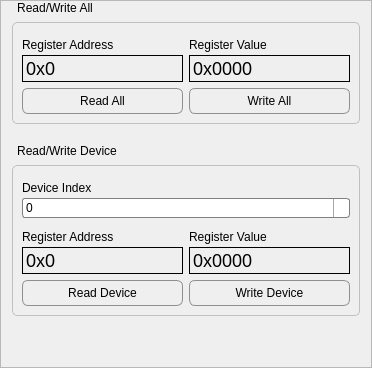
           <widget class="QFrame" name="frame_2">
            <property name="frameShape">
             <enum>QFrame::StyledPanel</enum>
            </property>
            <property name="frameShadow">
             <enum>QFrame::Raised</enum>
            </property>
            <layout class="QVBoxLayout" name="verticalLayout_25" stretch="0,1,0">
             <property name="spacing">
              <number>20</number>
             </property>
             <property name="topMargin">
              <number>0</number>
             </property>
             <item>
              <widget class="QGroupBox" name="groupBox_15">
               <property name="maximumSize">
                <size>
                 <width>16777215</width>
                 <height>160</height>
                </size>
               </property>
               <property name="styleSheet">
                <string notr="true">QGroupBox {
	font: 75 11pt &quot;Arial&quot;;
  border: 1px solid #C0C0C0; /* 边框颜色与宽度 */
  border-radius: 5px; /* 边框圆角 */
  margin-top: 21px; /* 确保有足够的空间显示标题 */
}

QGroupBox::title {
  subcontrol-origin: margin; /* 标题定位基于边界之外 */
  subcontrol-position: top left; /* 标题位置 */
  padding: 0 3px; /* 标题内边距 */
  color: #000; /* 标题文本颜色 */
  /* 使用负边距将标题上移，使其位于边框外部 */
  margin-top: 0px;
}</string>
               </property>
               <property name="title">
                <string>Read/Write All</string>
               </property>
               <layout class="QVBoxLayout" name="verticalLayout_26">
                <item>
                 <layout class="QHBoxLayout" name="horizontalLayout_52">
                  <item>
                   <layout class="QVBoxLayout" name="verticalLayout_27">
                    <property name="spacing">
                     <number>3</number>
                    </property>
                    <item>
                     <widget class="QLabel" name="label_15">
                      <property name="sizePolicy">
                       <sizepolicy hsizetype="Preferred" vsizetype="Minimum">
                        <horstretch>0</horstretch>
                        <verstretch>0</verstretch>
                       </sizepolicy>
                      </property>
                      <property name="minimumSize">
                       <size>
                        <width>0</width>
                        <height>20</height>
                       </size>
                      </property>
                      <property name="maximumSize">
                       <size>
                        <width>16777215</width>
                        <height>23</height>
                       </size>
                      </property>
                      <property name="styleSheet">
                       <string notr="true">font: 75 11pt &quot;Arial&quot;;</string>
                      </property>
                      <property name="text">
                       <string>Register Address</string>
                      </property>
                      <property name="alignment">
                       <set>Qt::AlignBottom|Qt::AlignLeading|Qt::AlignLeft</set>
                      </property>
                     </widget>
                    </item>
                    <item>
                     <widget class="QLineEdit" name="lineEdit_48">
                      <property name="font">
                       <font>
                        <family>Arial</family>
                        <pointsize>-1</pointsize>
                        <weight>9</weight>
                        <italic>false</italic>
                        <bold>false</bold>
                       </font>
                      </property>
                      <property name="styleSheet">
                       <string notr="true">QLineEdit {
  border: 1px solid #000000; /* 设置黑色边框 */
  border-radius: 0px; /* 边框无圆角 */
  padding: 1px; /* 设置较大的内边距 */
  font-size: 18px; /* 字体大小 */
  background: transparent; /* 背景透明 */
}</string>
                      </property>
                      <property name="text">
                       <string>0x0</string>
                      </property>
                      <property name="frame">
                       <bool>false</bool>
                      </property>
                      <property name="alignment">
                       <set>Qt::AlignLeading|Qt::AlignLeft|Qt::AlignVCenter</set>
                      </property>
                     </widget>
                    </item>
                   </layout>
                  </item>
                  <item>
                   <layout class="QVBoxLayout" name="verticalLayout_28">
                    <property name="spacing">
                     <number>3</number>
                    </property>
                    <item>
                     <widget class="QLabel" name="label_16">
                      <property name="sizePolicy">
                       <sizepolicy hsizetype="Preferred" vsizetype="Minimum">
                        <horstretch>0</horstretch>
                        <verstretch>0</verstretch>
                       </sizepolicy>
                      </property>
                      <property name="minimumSize">
                       <size>
                        <width>0</width>
                        <height>20</height>
                       </size>
                      </property>
                      <property name="maximumSize">
                       <size>
                        <width>16777215</width>
                        <height>23</height>
                       </size>
                      </property>
                      <property name="styleSheet">
                       <string notr="true">font: 75 11pt &quot;Arial&quot;;</string>
                      </property>
                      <property name="text">
                       <string>Register Value</string>
                      </property>
                      <property name="alignment">
                       <set>Qt::AlignBottom|Qt::AlignLeading|Qt::AlignLeft</set>
                      </property>
                     </widget>
                    </item>
                    <item>
                     <widget class="QLineEdit" name="lineEdit_49">
                      <property name="font">
                       <font>
                        <family>Arial</family>
                        <pointsize>-1</pointsize>
                        <weight>9</weight>
                        <italic>false</italic>
                        <bold>false</bold>
                       </font>
                      </property>
                      <property name="styleSheet">
                       <string notr="true">QLineEdit {
  border: 1px solid #000000; /* 设置黑色边框 */
  border-radius: 0px; /* 边框无圆角 */
  padding: 1px; /* 设置较大的内边距 */
  font-size: 18px; /* 字体大小 */
  background: transparent; /* 背景透明 */
}</string>
                      </property>
                      <property name="text">
                       <string>0x0000</string>
                      </property>
                      <property name="frame">
                       <bool>false</bool>
                      </property>
                      <property name="alignment">
                       <set>Qt::AlignLeading|Qt::AlignLeft|Qt::AlignVCenter</set>
                      </property>
                     </widget>
                    </item>
                   </layout>
                  </item>
                 </layout>
                </item>
                <item>
                 <layout class="QHBoxLayout" name="horizontalLayout_53">
                  <item>
                   <widget class="QPushButton" name="pushButton_40">
                    <property name="styleSheet">
                     <string notr="true">QPushButton {
	font: 75 11pt &quot;Arial&quot;;
    border: 1px solid #8f8f91;
    border-radius: 6px;
    background-color: qlineargradient(x1:0, y1:0, x2:0, y2:1,
                                      stop:0 #f6f7fa, stop:1 #c4c5c8);
    min-width: 80px;
    padding: 5px;
}

QPushButton:pressed {
    background-color: qlineargradient(x1:0, y1:0, x2:0, y2:1,
                                      stop:0 #dadbde, stop:1 #f6f7fa);
}

QPushButton:hover {
    border: 1px solid #1c94c4; /* 更深的边框颜色，当鼠标悬停 */
    background-color: qlineargradient(x1:0, y1:0, x2:0, y2:1,
                                      stop:0 #ebeff9, stop:1 #cad4e6);
}

QPushButton:default {
    border-color: navy; /* 默认按钮有不同的边框颜色 */
}
</string>
                    </property>
                    <property name="text">
                     <string>Read All</string>
                    </property>
                   </widget>
                  </item>
                  <item>
                   <widget class="QPushButton" name="pushButton_41">
                    <property name="styleSheet">
                     <string notr="true">QPushButton {
	font: 75 11pt &quot;Arial&quot;;
    border: 1px solid #8f8f91;
    border-radius: 6px;
    background-color: qlineargradient(x1:0, y1:0, x2:0, y2:1,
                                      stop:0 #f6f7fa, stop:1 #c4c5c8);
    min-width: 80px;
    padding: 5px;
}

QPushButton:pressed {
    background-color: qlineargradient(x1:0, y1:0, x2:0, y2:1,
                                      stop:0 #dadbde, stop:1 #f6f7fa);
}

QPushButton:hover {
    border: 1px solid #1c94c4; /* 更深的边框颜色，当鼠标悬停 */
    background-color: qlineargradient(x1:0, y1:0, x2:0, y2:1,
                                      stop:0 #ebeff9, stop:1 #cad4e6);
}

QPushButton:default {
    border-color: navy; /* 默认按钮有不同的边框颜色 */
}
</string>
                    </property>
                    <property name="text">
                     <string>Write All</string>
                    </property>
                   </widget>
                  </item>
                 </layout>
                </item>
               </layout>
              </widget>
             </item>
             <item>
              <widget class="QGroupBox" name="groupBox_16">
               <property name="maximumSize">
                <size>
                 <width>16777215</width>
                 <height>200</height>
                </size>
               </property>
               <property name="styleSheet">
                <string notr="true">QGroupBox {
	font: 75 11pt &quot;Arial&quot;;
  border: 1px solid #C0C0C0; /* 边框颜色与宽度 */
  border-radius: 5px; /* 边框圆角 */
  margin-top: 21px; /* 确保有足够的空间显示标题 */
}

QGroupBox::title {
  subcontrol-origin: margin; /* 标题定位基于边界之外 */
  subcontrol-position: top left; /* 标题位置 */
  padding: 0 3px; /* 标题内边距 */
  color: #000; /* 标题文本颜色 */
  /* 使用负边距将标题上移，使其位于边框外部 */
  margin-top: 0px;
}</string>
               </property>
               <property name="title">
                <string>Read/Write Device</string>
               </property>
               <layout class="QVBoxLayout" name="verticalLayout_29">
                <item>
                 <layout class="QVBoxLayout" name="verticalLayout_30">
                  <property name="spacing">
                   <number>3</number>
                  </property>
                  <item>
                   <widget class="QLabel" name="label_17">
                    <property name="sizePolicy">
                     <sizepolicy hsizetype="Preferred" vsizetype="Minimum">
                      <horstretch>0</horstretch>
                      <verstretch>0</verstretch>
                     </sizepolicy>
                    </property>
                    <property name="minimumSize">
                     <size>
                      <width>0</width>
                      <height>20</height>
                     </size>
                    </property>
                    <property name="maximumSize">
                     <size>
                      <width>16777215</width>
                      <height>23</height>
                     </size>
                    </property>
                    <property name="styleSheet">
                     <string notr="true">font: 75 11pt &quot;Arial&quot;;</string>
                    </property>
                    <property name="text">
                     <string>Device Index</string>
                    </property>
                    <property name="alignment">
                     <set>Qt::AlignBottom|Qt::AlignLeading|Qt::AlignLeft</set>
                    </property>
                   </widget>
                  </item>
                  <item>
                   <widget class="QComboBox" name="comboBox_2">
                    <property name="styleSheet">
                     <string notr="true">QComboBox {
	font: 75 11pt &quot;Arial&quot;;
    border: 1px solid gray;
    border-radius: 3px;
    padding: 1px 18px 1px 3px;
    min-width: 6em;
}

QComboBox:editable {
    background: white;
}

QComboBox:!editable, QComboBox::drop-down:editable {
     background: qlineargradient(x1:0, y1:0, x2:0, y2:1,
                                 stop:0 #E1E1E1, stop:0.4 #DDDDDD,
                                 stop:0.5 #D8D8D8, stop:1.0 #D3D3D3);
}

/* QComboBox gets the &quot;on&quot; state when the popup is open */
QComboBox:!editable:on, QComboBox::drop-down:editable:on {
    background: qlineargradient(x1:0, y1:0, x2:0, y2:1,
                                stop:0 #D3D3D3, stop:0.4 #D8D8D8,
                                stop:0.5 #DDDDDD, stop:1.0 #E1E1E1);
}

QComboBox:on { /* shift the text when the popup opens */
    padding-top: 3px;
    padding-left: 4px;
}

QComboBox::drop-down {
    subcontrol-origin: padding;
    subcontrol-position: top right;
    width: 15px;

    border-left-width: 1px;
    border-left-color: darkgray;
    border-left-style: solid; /* just a single line */
    border-top-right-radius: 3px; /* same radius as the QComboBox */
    border-bottom-right-radius: 3px;
}

QComboBox::down-arrow {
    image: url(./icon/combo_down_arrow.png);
	width: 10px; /* 设置箭头宽度 */
    height: 10px; /* 设置箭头高度 */
    background-size: 10px 10px; /* 设置背景图像的尺寸 */
}

QComboBox::down-arrow:on { /* shift the arrow when popup is open */
    top: 1px;
    left: 1px;
}
</string>
                    </property>
                    <item>
                     <property name="text">
                      <string>0</string>
                     </property>
                    </item>
                    <item>
                     <property name="text">
                      <string>1</string>
                     </property>
                    </item>
                    <item>
                     <property name="text">
                      <string>2</string>
                     </property>
                    </item>
                    <item>
                     <property name="text">
                      <string>3</string>
                     </property>
                    </item>
                    <item>
                     <property name="text">
                      <string>4</string>
                     </property>
                    </item>
                    <item>
                     <property name="text">
                      <string>5</string>
                     </property>
                    </item>
                    <item>
                     <property name="text">
                      <string>6</string>
                     </property>
                    </item>
                    <item>
                     <property name="text">
                      <string>7</string>
                     </property>
                    </item>
                    <item>
                     <property name="text">
                      <string>8</string>
                     </property>
                    </item>
                    <item>
                     <property name="text">
                      <string>9</string>
                     </property>
                    </item>
                   </widget>
                  </item>
                 </layout>
                </item>
                <item>
                 <layout class="QHBoxLayout" name="horizontalLayout_54">
                  <item>
                   <layout class="QVBoxLayout" name="verticalLayout_31">
                    <property name="spacing">
                     <number>3</number>
                    </property>
                    <item>
                     <widget class="QLabel" name="label_18">
                      <property name="sizePolicy">
                       <sizepolicy hsizetype="Preferred" vsizetype="Minimum">
                        <horstretch>0</horstretch>
                        <verstretch>0</verstretch>
                       </sizepolicy>
                      </property>
                      <property name="minimumSize">
                       <size>
                        <width>0</width>
                        <height>20</height>
                       </size>
                      </property>
                      <property name="maximumSize">
                       <size>
                        <width>16777215</width>
                        <height>23</height>
                       </size>
                      </property>
                      <property name="styleSheet">
                       <string notr="true">font: 75 11pt &quot;Arial&quot;;</string>
                      </property>
                      <property name="text">
                       <string>Register Address</string>
                      </property>
                      <property name="alignment">
                       <set>Qt::AlignBottom|Qt::AlignLeading|Qt::AlignLeft</set>
                      </property>
                     </widget>
                    </item>
                    <item>
                     <widget class="QLineEdit" name="lineEdit_50">
                      <property name="font">
                       <font>
                        <family>Arial</family>
                        <pointsize>-1</pointsize>
                        <weight>9</weight>
                        <italic>false</italic>
                        <bold>false</bold>
                       </font>
                      </property>
                      <property name="styleSheet">
                       <string notr="true">QLineEdit {
  border: 1px solid #000000; /* 设置黑色边框 */
  border-radius: 0px; /* 边框无圆角 */
  padding: 1px; /* 设置较大的内边距 */
  font-size: 18px; /* 字体大小 */
  background: transparent; /* 背景透明 */
}</string>
                      </property>
                      <property name="text">
                       <string>0x0</string>
                      </property>
                      <property name="frame">
                       <bool>false</bool>
                      </property>
                      <property name="alignment">
                       <set>Qt::AlignLeading|Qt::AlignLeft|Qt::AlignVCenter</set>
                      </property>
                     </widget>
                    </item>
                   </layout>
                  </item>
                  <item>
                   <layout class="QVBoxLayout" name="verticalLayout_32">
                    <property name="spacing">
                     <number>3</number>
                    </property>
                    <item>
                     <widget class="QLabel" name="label_19">
                      <property name="sizePolicy">
                       <sizepolicy hsizetype="Preferred" vsizetype="Minimum">
                        <horstretch>0</horstretch>
                        <verstretch>0</verstretch>
                       </sizepolicy>
                      </property>
                      <property name="minimumSize">
                       <size>
                        <width>0</width>
                        <height>20</height>
                       </size>
                      </property>
                      <property name="maximumSize">
                       <size>
                        <width>16777215</width>
                        <height>23</height>
                       </size>
                      </property>
                      <property name="styleSheet">
                       <string notr="true">font: 75 11pt &quot;Arial&quot;;</string>
                      </property>
                      <property name="text">
                       <string>Register Value</string>
                      </property>
                      <property name="alignment">
                       <set>Qt::AlignBottom|Qt::AlignLeading|Qt::AlignLeft</set>
                      </property>
                     </widget>
                    </item>
                    <item>
                     <widget class="QLineEdit" name="lineEdit_51">
                      <property name="font">
                       <font>
                        <family>Arial</family>
                        <pointsize>-1</pointsize>
                        <weight>9</weight>
                        <italic>false</italic>
                        <bold>false</bold>
                       </font>
                      </property>
                      <property name="styleSheet">
                       <string notr="true">QLineEdit {
  border: 1px solid #000000; /* 设置黑色边框 */
  border-radius: 0px; /* 边框无圆角 */
  padding: 1px; /* 设置较大的内边距 */
  font-size: 18px; /* 字体大小 */
  background: transparent; /* 背景透明 */
}</string>
                      </property>
                      <property name="text">
                       <string>0x0000</string>
                      </property>
                      <property name="frame">
                       <bool>false</bool>
                      </property>
                      <property name="alignment">
                       <set>Qt::AlignLeading|Qt::AlignLeft|Qt::AlignVCenter</set>
                      </property>
                     </widget>
                    </item>
                   </layout>
                  </item>
                 </layout>
                </item>
                <item>
                 <layout class="QHBoxLayout" name="horizontalLayout_55">
                  <item>
                   <widget class="QPushButton" name="pushButton_42">
                    <property name="styleSheet">
                     <string notr="true">QPushButton {
	font: 75 11pt &quot;Arial&quot;;
    border: 1px solid #8f8f91;
    border-radius: 6px;
    background-color: qlineargradient(x1:0, y1:0, x2:0, y2:1,
                                      stop:0 #f6f7fa, stop:1 #c4c5c8);
    min-width: 80px;
    padding: 5px;
}

QPushButton:pressed {
    background-color: qlineargradient(x1:0, y1:0, x2:0, y2:1,
                                      stop:0 #dadbde, stop:1 #f6f7fa);
}

QPushButton:hover {
    border: 1px solid #1c94c4; /* 更深的边框颜色，当鼠标悬停 */
    background-color: qlineargradient(x1:0, y1:0, x2:0, y2:1,
                                      stop:0 #ebeff9, stop:1 #cad4e6);
}

QPushButton:default {
    border-color: navy; /* 默认按钮有不同的边框颜色 */
}
</string>
                    </property>
                    <property name="text">
                     <string>Read Device</string>
                    </property>
                   </widget>
                  </item>
                  <item>
                   <widget class="QPushButton" name="pushButton_43">
                    <property name="styleSheet">
                     <string notr="true">QPushButton {
	font: 75 11pt &quot;Arial&quot;;
    border: 1px solid #8f8f91;
    border-radius: 6px;
    background-color: qlineargradient(x1:0, y1:0, x2:0, y2:1,
                                      stop:0 #f6f7fa, stop:1 #c4c5c8);
    min-width: 80px;
    padding: 5px;
}

QPushButton:pressed {
    background-color: qlineargradient(x1:0, y1:0, x2:0, y2:1,
                                      stop:0 #dadbde, stop:1 #f6f7fa);
}

QPushButton:hover {
    border: 1px solid #1c94c4; /* 更深的边框颜色，当鼠标悬停 */
    background-color: qlineargradient(x1:0, y1:0, x2:0, y2:1,
                                      stop:0 #ebeff9, stop:1 #cad4e6);
}

QPushButton:default {
    border-color: navy; /* 默认按钮有不同的边框颜色 */
}
</string>
                    </property>
                    <property name="text">
                     <string>Write Device</string>
                    </property>
                   </widget>
                  </item>
                 </layout>
                </item>
               </layout>
              </widget>
             </item>
             <item>
              <spacer name="verticalSpacer_7">
               <property name="orientation">
                <enum>Qt::Vertical</enum>
               </property>
               <property name="sizeHint" stdset="0">
                <size>
                 <width>20</width>
                 <height>40</height>
                </size>
               </property>
              </spacer>
             </item>
            </layout>
           </widget>
